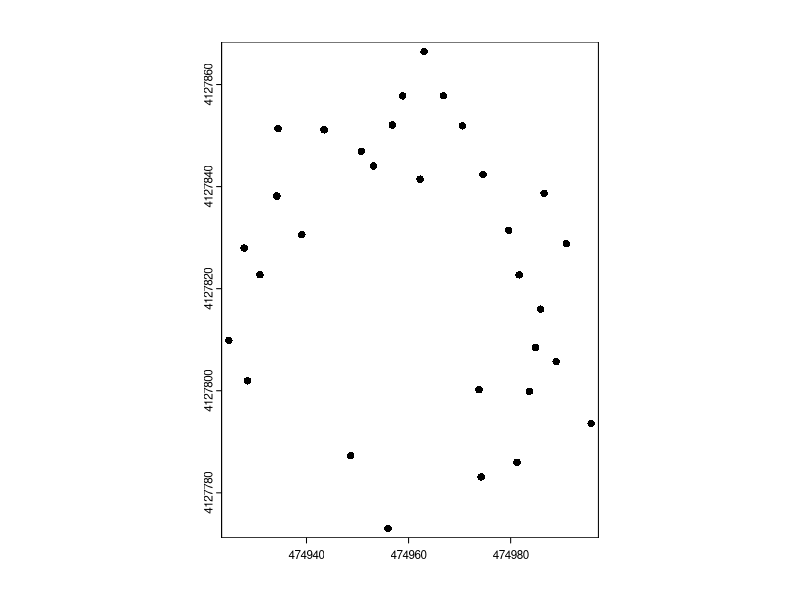

Write R code to recreate this figure.
### Read SWMaps CSV file and convert to TUREF

# Load required library
library(terra)

# Read the CSV file
raw <- read.csv("Rtk_pol.csv", sep = ",")

# Parse and convert latitude, longitude, and elevation to numeric
ID <- raw$ID
Lat <- as.numeric(gsub(",", ".", gsub("\\.", "", raw$Latitude)))
Long <- as.numeric(gsub(",", ".", gsub("\\.", "", raw$Longitude)))
Z <- as.numeric(gsub(",", ".", gsub("\\.", "", raw$Elevation)))
Antenna<- 1.8
Z <- Z - Antenna

# Combine longitude and latitude into a matrix
lonlat <- cbind(Long, Lat)

# Create a spatial points vector with WGS84 coordinate reference system
crdref <- "+proj=longlat +datum=WGS84"
pts <- vect(lonlat, crs = crdref)

# Check the coordinate reference system of the points
print(crs(pts))

# Create a data frame with ID and Elevation
att <- data.frame(ID = ID, Z = Z)

# Add attributes to the points vector
pts <- vect(lonlat, atts = att, crs = crdref)

# Define the new coordinate reference system (TUREF)
newcrs <- "epsg:5255"

# Project the points to the new coordinate reference system
p_projected <- terra::project(pts, newcrs)

output <- data.frame(geom(p_projected))
export <- cbind(output[,c(1,3,4)],Z)

# Plot the projected points
plot(p_projected)

# Print the geometry of the projected points
print(geom(p_projected))

# Write the projected points to a shapefile
outfile <- "shp_out.shp"
writeVector(p_projected, outfile, overwrite = TRUE)
write.table(export,"coordinates.csv", sep = ";", row.names = FALSE)
